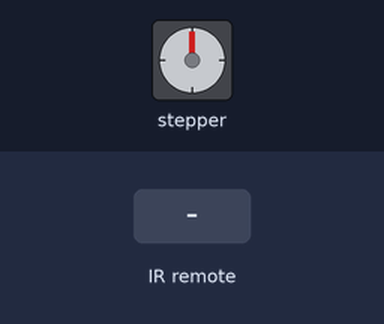
The sketch below on a simulated Arduino Uno, built with avr-gcc and run on an emulated ATmega328P. Shown: stepper motor. Wiring (inferred from the names in the program): stepper motor driver (200 steps per turn assumed): step pin 1; direction pin 0; enable pin 9. The test bench sets the inputs (shaded band).

Above: at 1.2 s.
1.3 s: infrared code 0xEA15FF00 received
At 2.0 s:
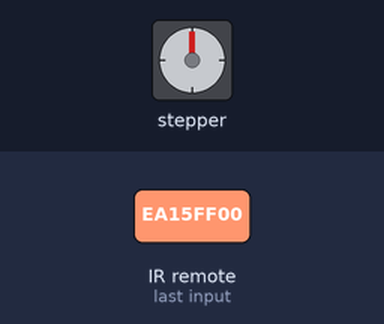
7.3 s: infrared code 0xB946FF00 received
13.3 s: infrared code 0xE916FF00 received
At 43.3 s:
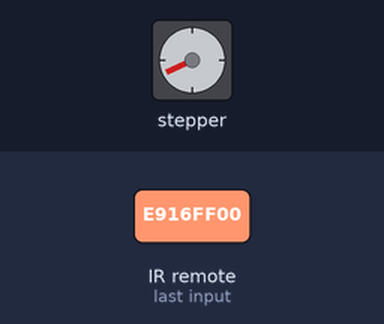
Timing chart, 0 to 44.5 s (numbered marks = the images above; inputs shaded):
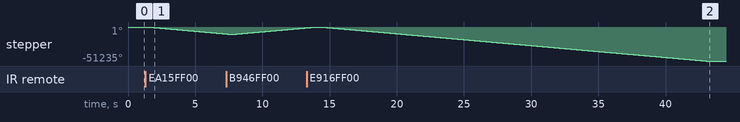

Measured:
- after the input at 1.3 s, stepper: keeps turning counter-clockwise at about 1788°/s, starting after 0.20 s

The sketch:

main.ino
```cpp
// Include libraries
#include <IRremote.h>

// Define pins
const int IR_PIN = 10;
const int ENABLE_PIN = 9;
const int STEP_PIN = 1;
const int DIR_PIN = 0;

// Define blind parameters
const unsigned long BLIND_LENGTH = 94000;
const int BLIND_SPEED = 500;
unsigned long blindPosition = 0;
const int BLIND_DIR = 0;

// IR receiver object
IRrecv irrecv(IR_PIN);
decode_results results;

// Function prototypes
void setup();
void loop();
void driveMotor(unsigned long value);
void moveMotor(int moveDir, unsigned int noSteps);

void setup() {
  // Start the IR receiver
  irrecv.enableIRIn();

  // Set pin modes
  pinMode(ENABLE_PIN, OUTPUT);
  digitalWrite(ENABLE_PIN, HIGH); // Turn off motors
  pinMode(STEP_PIN, OUTPUT);
  pinMode(DIR_PIN, OUTPUT);
}

void loop() {
  if (irrecv.decode()) {
    auto value = irrecv.decodedIRData.decodedRawData;
    driveMotor(value);
    irrecv.resume();
    delay(200);
  }
}

void driveMotor(unsigned long value) {
  switch (value) {
    case 3108437760: // Button + Pressed - Open Slightly
      if (blindPosition >= 6000) {
        moveMotor(0, 6000);
        blindPosition -= 6000;
      }
      break;
    case 3927310080: // Button - Pressed - Close Slightly
      if (blindPosition <= BLIND_LENGTH - 6000) {
        moveMotor(1, 6000);
        blindPosition += 6000;
      } else {
        Serial.print("Blind position to closed at: ");
        Serial.print(blindPosition);
      }
      break;
    case 2907897600: // Button 0 Pressed - Open Fully
      moveMotor(0, blindPosition);
      blindPosition = 0;
      break;
    case 3910598400: // Button 1 Pressed - Close Fully
      moveMotor(1, BLIND_LENGTH - blindPosition);
      blindPosition = BLIND_LENGTH;
      break;
    case 3860463360: // Button 2 Pressed - Blind Preset 2 (1/4 Closed)
      if (blindPosition > BLIND_LENGTH / 4) {
        moveMotor(0, blindPosition - (BLIND_LENGTH / 4));
      } else if (blindPosition < BLIND_LENGTH / 4) {
        moveMotor(1, (BLIND_LENGTH / 4) - blindPosition);
      }
      blindPosition = BLIND_LENGTH / 4;
      break;
    case 4061003520: // Button 3 Pressed - Blind Preset 3 (1/2 Closed)
      if (blindPosition > BLIND_LENGTH / 2) {
        moveMotor(0, blindPosition - (BLIND_LENGTH / 2));
      } else if (blindPosition < BLIND_LENGTH / 2) {
        moveMotor(1, (BLIND_LENGTH / 2) - blindPosition);
      }
      blindPosition = BLIND_LENGTH / 2;
      break;
    case 3175284480: // Press # to reset blind position to 0 (open)
      blindPosition = 0;
      break;
    case 3041591040: // Press * to reset blind position to max blind length (closed)
      blindPosition = BLIND_LENGTH;
      break;

    default: // Handle unrecognized IR signals
      Serial.println("Unknown IR signal");
      break;
  }
}

void moveMotor(int moveDir, unsigned int noSteps) {
  digitalWrite(ENABLE_PIN, LOW); // Turn on motors
  delay(200);
  digitalWrite(DIR_PIN, moveDir == BLIND_DIR ? HIGH : LOW);
  for (unsigned int i = 0; i < noSteps; i++) {
    digitalWrite(STEP_PIN, HIGH);
    delayMicroseconds(BLIND_SPEED);
    digitalWrite(STEP_PIN, LOW);
    delayMicroseconds(BLIND_SPEED);
  }
  digitalWrite(ENABLE_PIN, HIGH); // Turn off motors
}
```
